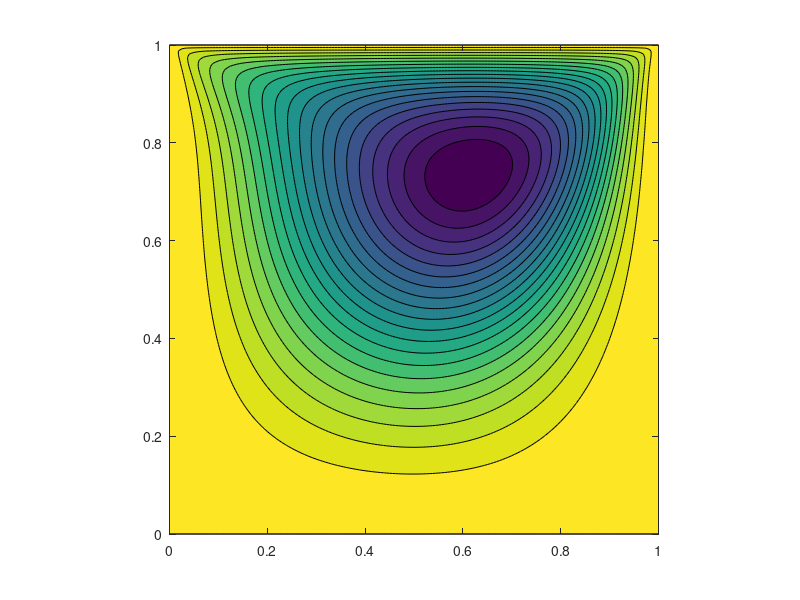

MATLAB code for this plot:
clc
clear all
close all

Nx = 161;
Ny = 161;

A = importdata('streamfunction.txt');
x = reshape(A.data(:,1), [Nx,Ny]);
y = reshape(A.data(:,2), [Nx,Ny]);
s = reshape(A.data(:,3), [Nx,Ny]);

contourf(x,y,s,20);
pbaspect([max(max(x)) max(max(y)) 1]);


